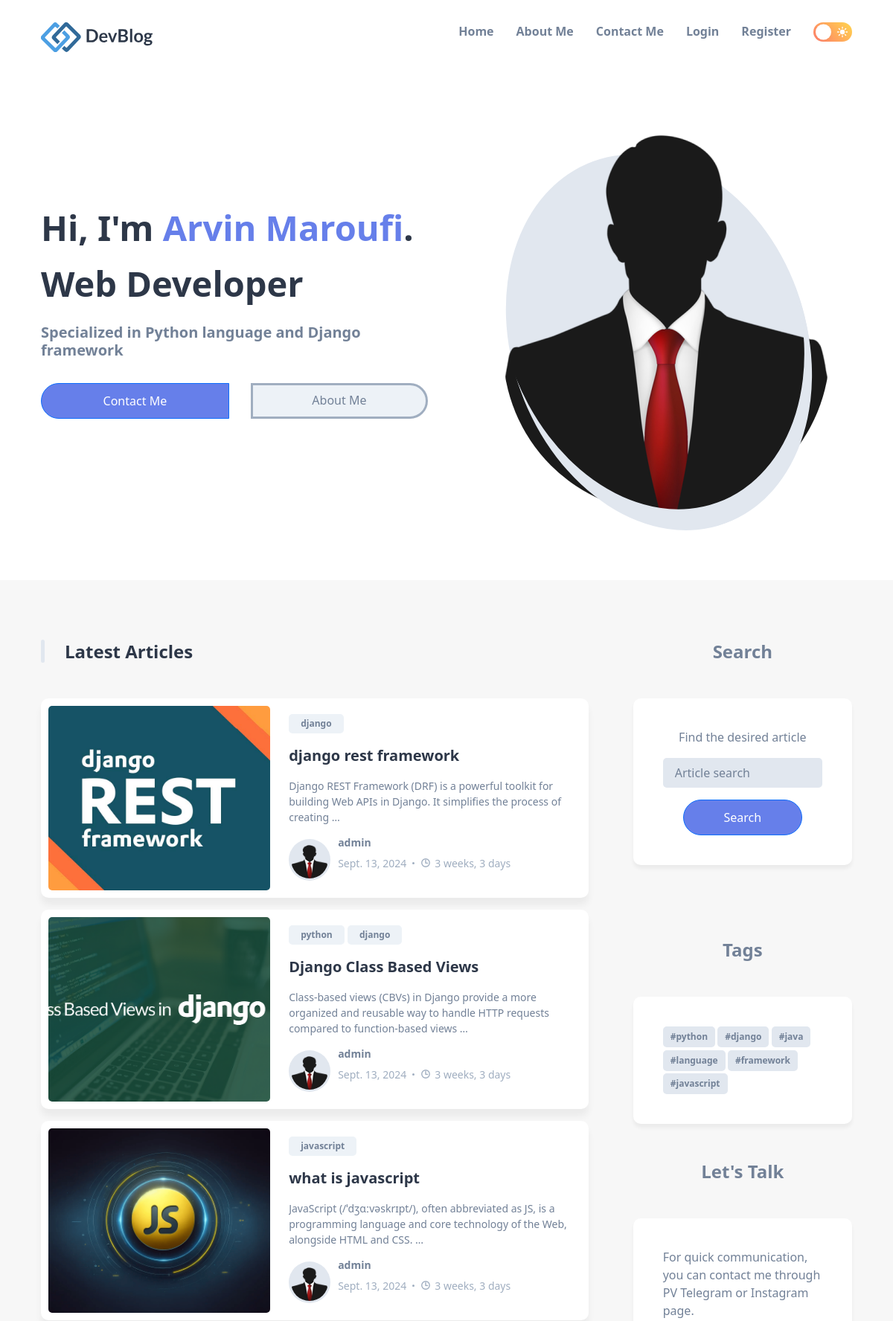
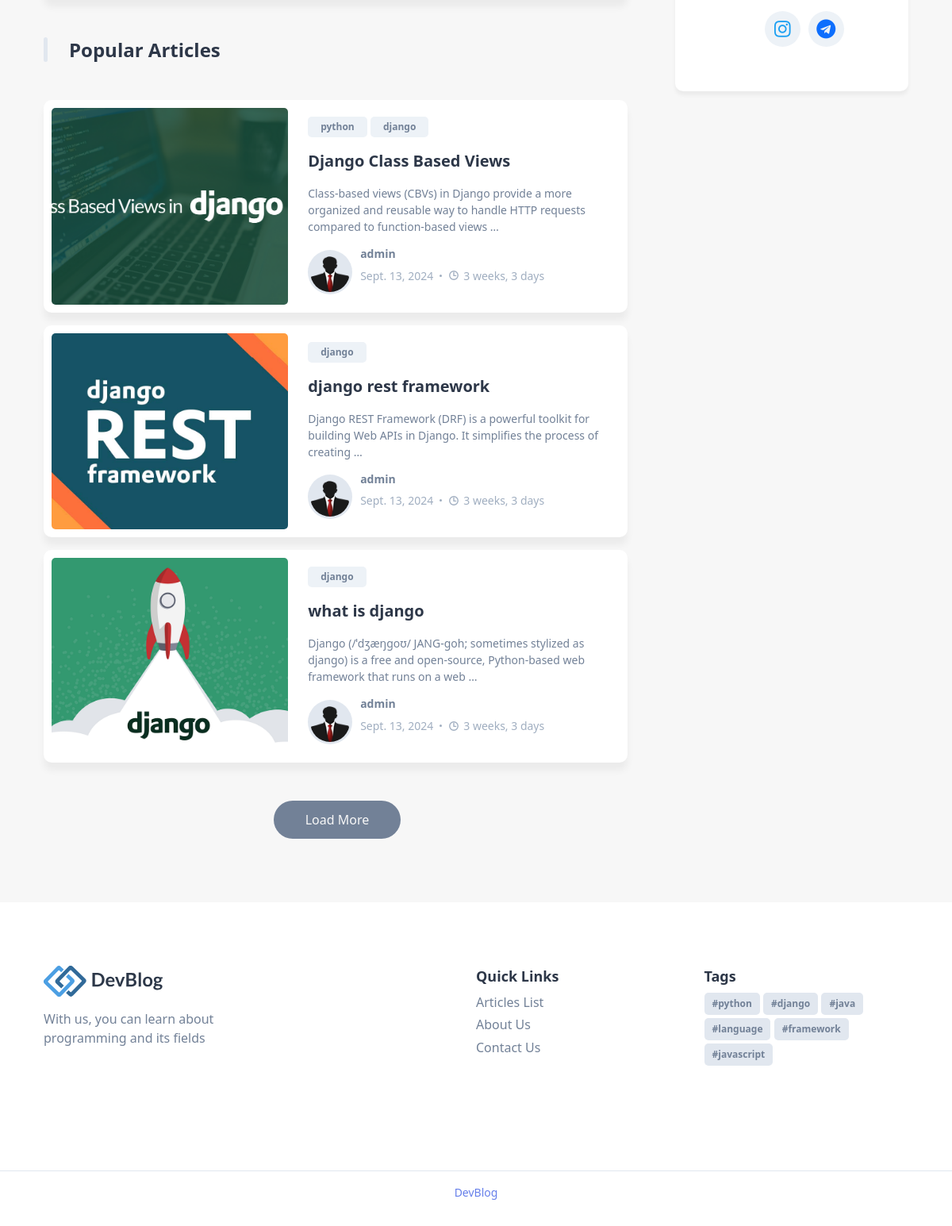
The page / on the database its author committed (2 pictures, top to bottom).
### blog/models.py (models this page shows, shortened)
class Article(models.Model):
    author = models.ForeignKey(User, on_delete=models.CASCADE)
    category = models.ManyToManyField(Category, related_name='articles')
    title = models.CharField(max_length=150)
    slug = models.SlugField(blank=True, unique=True)
    body = models.TextField()
    tags = models.ManyToManyField(Tag, blank=True, related_name='articles')
    image_banner = models.ImageField(upload_to='images/article/banner', blank=True, null=True)
    image_detail = models.ImageField(upload_to='images/article/detail', blank=True, null=True)
    active = models.BooleanField(default=True)
    views = models.IntegerField(default=0)
    created = models.DateTimeField(auto_now_add=True)
    updated = models.DateTimeField(auto_now=True)
    def get_absolute_url(self):
        return reverse('blog:article_detail', kwargs={'slug': self.slug})

class Category(models.Model):
    title = models.CharField(max_length=50)
    created = models.DateTimeField(auto_now_add=True)

class Tag(models.Model):
    name = models.CharField(max_length=50)
    def __str__(self):
        return self.name

### blog/views.py (the view)
# urls.py: path('', views.home, name='home'),
def home(request):
    latest_articles = Article.objects.filter(active=True).order_by('-created')[:3]
    popular_articles = Article.objects.filter(active=True).order_by('-views')[:3]
    tags = Tag.objects.all()
    return render(request, 'blog/home.html', {'latest_articles': latest_articles, 'popular_articles': popular_articles, 'tags': tags})

### blog/templates/blog/home.html (shortened to what this page needs)
{% extends 'base.html' %}
{% load static %}
{% block context %}
    <main>
        <div class="hero">
            <div class="container">
                <div class="left">
                    <h1 class="h1">
                        Hi, I'm <b>Arvin&nbsp;Maroufi</b>.
                        <br>Web Developer
                    </h1>
                    <p class="h3">
                        Specialized in Python language and Django framework
                    </p>
                    <div class="btn-group">
                        <a href="{% url 'blog:contact' %}" class="btn btn-primary">Contact Me</a>
                        <a href="{% url 'blog:about' %}" class="btn btn-secondary">About Me</a>
                    </div>
                </div>
                <div class="right">
                    <div class="img-box">
                        <img src="{% static 'images/hero.png' %}" width="374.438px" height="374.438px" alt="Julia Walker" class="hero-img">
                        <div class="shape shape-2"></div>
                    </div>
                </div>
            </div>
        </div>
        <div class="main">
            <div class="container">
                <div class="blog">
                    <h2 class="h2">Latest Articles</h2>
                    <div class="blog-card-group">
                        {% for article in latest_articles %}
                            <div class="blog-card">
                                {% if article.image_banner %}
                                    <div class="blog-card-banner">
                                    <img src="{{ article.image_banner.url }}"
                                         alt="Building microservices with Dropwizard, MongoDB & Docker"
                                         width="250" class="blog-banner-img">
                                </div>
                                {% else %}
                                    <div class="blog-card-banner">
                                    <img src="{% static 'images/image_not_available.jpg' %}"
                                         alt="Building microservices with Dropwizard, MongoDB & Docker"
                                         width="250" class="blog-banner-img">
                                </div>
                                {% endif %}
                                <div class="blog-content-wrapper">
                                    {% for category in article.category.all %}
                                        <button class="blog-topic text-tiny" style="display: inline-block;">{{ category.title }}</button>
                                    {% endfor %}
                                    <h3><a href="{{ article.get_absolute_url }}" class="h3">{{ article.title }}</a></h3>
                                    <p class="blog-text">{{ article.body|truncatewords:'20' }}</p>
                                    <div class="wrapper-flex">
                                        <div class="profile-wrapper">
                                            <img src="{% static 'images/author.png' %}" alt="Julia Walker" width="50">
                                        </div>
                                        <div class="wrapper">
                                            <a href="#" class="h4">{{ article.author }}</a>
                                            <p class="text-sm">
                                                <time datetime="2022-01-17">{{ article.created|date }}</time>
                                                <span class="separator"></span>
                                                <ion-icon name="time-outline"></ion-icon>
                                                <time datetime="PT3M">{{ article.created|timesince }}</time>
                                            </p>
                                        </div>
                                    </div>
                                </div>
                            </div>
                        {% endfor %}
                    </div>
                    <h2 class="h2">Popular Articles</h2>
                    <div class="blog-card-group">
                        {% for article in popular_articles %}
                            <div class="blog-card">
                                {% if article.image_banner %}
                                    <div class="blog-card-banner">
                                    <img src="{{ article.image_banner.url }}"
                                         alt="Building microservices with Dropwizard, MongoDB & Docker"
                                         width="250" class="blog-banner-img">
                                </div>
                                {% else %}
                                    <div class="blog-card-banner">
                                    <img src="{% static 'images/image_not_available.jpg' %}"
                                         alt="Building microservices with Dropwizard, MongoDB & Docker"
                                         width="250" class="blog-banner-img">
                                </div>
                                {% endif %}
                                <div class="blog-content-wrapper">
                                    {% for category in article.category.all %}
                                        <button class="blog-topic text-tiny" style="display: inline-block;">{{ category.title }}</button>
                                    {% endfor %}
                                    <h3><a href="{{ article.get_absolute_url }}" class="h3">{{ article.title }}</a></h3>
                                    <p class="blog-text">{{ article.body|truncatewords:'20' }}</p>
                                    <div class="wrapper-flex">
                                        <div class="profile-wrapper">
                                            <img src="{% static 'images/author.png' %}" alt="Julia Walker" width="50">
                                        </div>
                                        <div class="wrapper">
                                            <a href="#" class="h4">{{ article.author }}</a>
                                            <p class="text-sm">
                                                <time datetime="2022-01-17">{{ article.created|date }}</time>
                                                <span class="separator"></span>
                                                <ion-icon name="time-outline"></ion-icon>
                                                <time datetime="PT3M">{{ article.created|timesince }}</time>
                                            </p>
                                        </div>
                                    </div>
                                </div>
                            </div>
                        {% endfor %}
                    </div>
                    <a href="{% url 'blog:article_list' %}" class="btn load-more" style="margin-left: 290px">Load More</a>
                </div>
                {% include 'includes/sidebar.html' %}
            </div>
        </div>
    </main>
{% endblock context %}

### templates/base.html (shortened to what this page needs)
{% load static %}
<!DOCTYPE html>
<html lang="en">
<head>
    <link href="https://cdn.jsdelivr.net/npm/bootstrap@5.3.3/dist/css/bootstrap.min.css" rel="stylesheet"
>
    <link rel="stylesheet" href="https://cdnjs.cloudflare.com/ajax/libs/font-awesome/4.7.0/css/font-awesome.min.css">
    <link rel="stylesheet" href="{% static 'css/style.css' %}">
</head>
<body class="light-theme">
{% include 'includes/header.html' %}
{% block context %}
{% endblock context %}
{% include 'includes/footer.html' %}
</body>
</html>

### templates/includes/header.html (shortened to what this page needs)
{% load static %}
<header>
    <div class="container">
        <nav class="navbar">
            <a href="{% url 'blog:home' %}">
                <img src="{% static 'images/logo-light.svg' %}" alt="Devblog's logo" width="150" class="logo-light">
            </a>
            <div class="flex-wrapper">
                <ul class="desktop-nav">
                    <li><a href="{% url 'blog:home' %}" class="nav-link">Home</a></li>
                    <li><a href="{% url 'blog:about' %}" class="nav-link">About Me</a></li>
                    <li><a href="{% url 'blog:contact' %}" class="nav-link">Contact Me</a></li>
                    {% if request.user.is_authenticated %}
                        <a class="mt-1" href="{% url 'accounts:profile_view' %}"><img src="{% static 'accounts/images/anonymous_user.png' %}" alt=""
                                                width="30px" height="30px"
                                                style="border-radius: 100%;"></a>
                        <li><a href="{% url 'accounts:logout' %}" class="nav-link">Logout</a></li>
                    {% else %}
                        <li><a href="{% url 'accounts:login' %}" class="nav-link">Login</a></li>
                        <li><a href="{% url 'accounts:register' %}" class="nav-link">Register</a></li>
                    {% endif %}
                </ul>
                <button class="theme-btn theme-btn-desktop light">
                    <ion-icon name="moon" class="moon"></ion-icon>
                    <ion-icon name="sunny" class="sun"></ion-icon>
                </button>
            </div>
        </nav>
    </div>
</header>

### templates/includes/sidebar.html
{% load static %}
<div class="aside">
    <div class="topics">
        <h2 class="h2">Search</h2>
        <div class="newsletter" style="text-align: center">
            <div class="wrapper">
                <p>Find the desired article</p>
                <form action="{% url 'blog:article_search' %}" method="get" role="search">
                    <input type="search" name="search" placeholder="Article search" required>
                    <button type="submit" class="btn btn-primary">Search</button>
                </form>
            </div>
        </div>
    </div>
    <div class="tags">
        <h2 class="h2">Tags</h2>
        <div class="wrapper">
            {% for tag in tags %}
                <a href="{% url 'blog:article_tag' tag.id %}">
                    <button class="hashtag">#{{ tag }}</button>
                </a>
            {% endfor %}
        </div>
    </div>
    <div class="contact">
        <h2 class="h2">Let's Talk</h2>
        <div class="wrapper">
            <p>
                For quick communication, you can contact me through PV Telegram or Instagram page.
            </p>
            <ul class="social-link" >
                <a href="https://instagram.com/arvinmaroufi.ir" class="icon-box instagram" target="_blank">
                    <i class="fa fa-instagram" style="font-size:24px"></i>
                </a>
                <a href="https://t.me/arvin_maroufi" class="icon-box telegram-user" target="_blank">
                    <i class="fa fa-telegram" style="font-size:24px"></i>
                </a>
            </ul>
        </div>
    </div>
</div>

### templates/includes/footer.html (shortened to what this page needs)
{% load static %}
<footer>
    <div class="container">
        <div class="wrapper">
            <a href="{% url 'blog:home' %}" class="footer-logo">
                <img src="{% static 'images/logo-light.svg' %}" alt="DevBlog's Logo" width="150" class="logo-light">
            </a>
            <p class="footer-text">
                With us, you can learn about programming and its fields
            </p>
        </div>
        <div class="wrapper">
            <p class="footer-title">Quick Links</p>
            <li><a href="{% url 'blog:article_list' %}" class="footer-link">Articles List</a></li>
            <li><a href="{% url 'blog:about' %}" class="footer-link">About Us</a></li>
            <li><a href="{% url 'blog:contact' %}" class="footer-link">Contact Us</a></li>
        </div>
        <div class="wrapper">
            <p class="footer-title">Tags</p>
            <div class="tags">
                {% for tag in tags %}
                    <a href="{% url 'blog:article_tag' tag.id %}">
                        <button class="hashtag mb-1">#{{ tag }}</button>
                    </a>
                {% endfor %}
            </div>
        </div>
    </div>
    <p class="copyright">
        <a href="{% url 'blog:home' %}">DevBlog</a>
    </p>
</footer>

### rows shown on the page
Article: image_banner (picture), title "django rest framework", body "Django REST Framework (DRF) is a powerful toolkit for building Web APIs in Django. It simplifies the process of creating …", author "admin", created "Sept. 13, 2024", created "3 weeks, 3 days"
Category: title "django"
Article: image_banner (picture), title "Django Class Based Views", body "Class-based views (CBVs) in Django provide a more organized and reusable way to handle HTTP requests compared to function-based views …", author "admin", created "Sept. 13, 2024", created "3 weeks, 3 days"
Category: title "python"
Article: image_banner (picture), title "what is javascript", body "JavaScript (/ˈdʒɑːvəskrɪpt/), often abbreviated as JS, is a programming language and core technology of the Web, alongside HTML and CSS. …", author "admin", created "Sept. 13, 2024", created "3 weeks, 3 days"
Category: title "javascript"
Article: image_banner (picture), title "what is django", body "Django (/ˈdʒæŋɡoʊ/ JANG-goh; sometimes stylized as django) is a free and open-source, Python-based web framework that runs on a web …", author "admin", created "Sept. 13, 2024", created "3 weeks, 3 days"
Tag: name "python"
Tag: name "django"
Tag: name "java"
Tag: name "language"
Tag: name "framework"
Tag: name "javascript"
